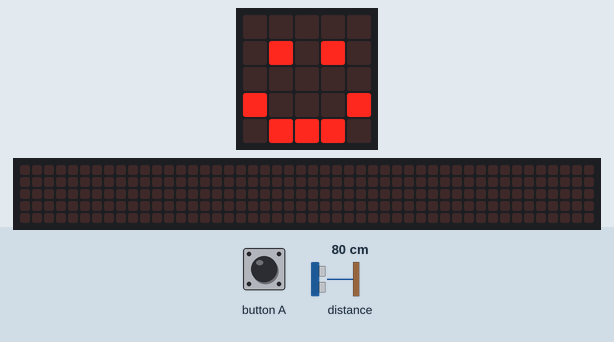
Simulated run of this program. Board: BBC micro:bit (MakeCode). Parts: the board's 5×5 LED display, a strip that is not on the board, showing the scrolling text unrolled. The test bench sets the inputs (shaded band); at power-on: distance to the obstacle 80 cm. The 48×5 strip is a reading aid, not a part: it shows the text the display is scrolling, unrolled, one strip-width of it at a time.

Above: at 2.8 s.
2.9 s: button A pressed for 0.15 s
At 3.28 s:
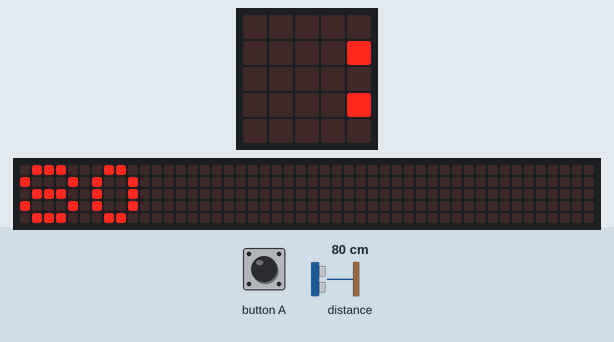
At 5.53 s:
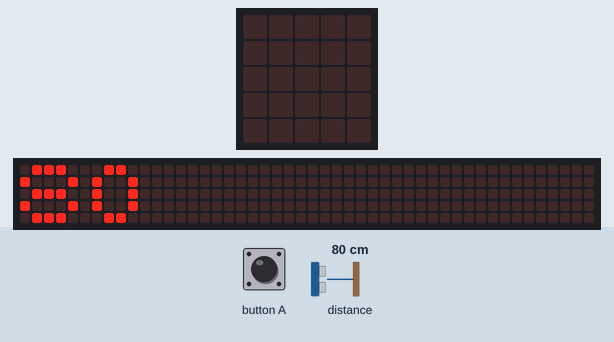
Timing chart, 0 to 7.0 s (numbered marks = the images above; inputs shaded):
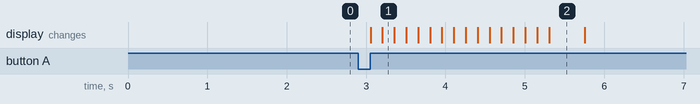

Measured:
- after the input at 2.9 s, the display: first changes after 0.16 s (image 1 shows a later state)
- what the display in image 2 shows lasts 0.5 s, from 5.3 s to 5.8 s

The program:

main.ts
```typescript
// (licence header left out)
// variables
let distanceToTarget: number = 0

// set up
basic.clearScreen()
basic.showIcon(IconNames.Happy)
basic.pause(1000)

// find distance
input.onButtonPressed(Button.A, function () {
  basic.clearScreen()
  distanceToTarget = sonar.ping(DigitalPin.P0, DigitalPin.P1, PingUnit.Centimeters)
  basic.showNumber(distanceToTarget)
  basic.showIcon(IconNames.Happy)
})
```
